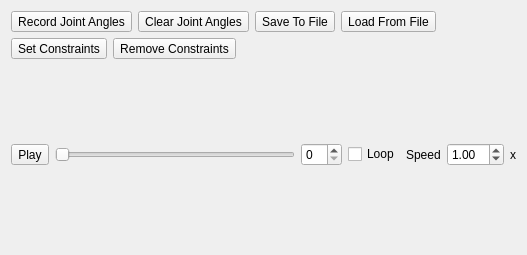
<?xml version="1.0" encoding="UTF-8"?>
<ui version="4.0">
 <class>Form</class>
 <widget class="QWidget" name="Form">
  <property name="geometry">
   <rect>
    <x>0</x>
    <y>0</y>
    <width>527</width>
    <height>255</height>
   </rect>
  </property>
  <property name="windowTitle">
   <string>Form</string>
  </property>
  <layout class="QGridLayout" name="gridLayout">
   <item row="0" column="0">
    <layout class="QHBoxLayout" name="horizontalLayout_4">
     <item>
      <widget class="QToolButton" name="recordFramesButton">
       <property name="text">
        <string>Record Joint Angles</string>
       </property>
      </widget>
     </item>
     <item>
      <widget class="QToolButton" name="clearFramesButton">
       <property name="text">
        <string>Clear Joint Angles</string>
       </property>
      </widget>
     </item>
     <item>
      <widget class="QToolButton" name="saveFramesButton">
       <property name="text">
        <string>Save To File</string>
       </property>
      </widget>
     </item>
     <item>
      <widget class="QToolButton" name="loadFramesButton">
       <property name="text">
        <string>Load From File</string>
       </property>
      </widget>
     </item>
     <item>
      <spacer name="horizontalSpacer_4">
       <property name="orientation">
        <enum>Qt::Horizontal</enum>
       </property>
       <property name="sizeHint" stdset="0">
        <size>
         <width>40</width>
         <height>20</height>
        </size>
       </property>
      </spacer>
     </item>
    </layout>
   </item>
   <item row="1" column="0">
    <layout class="QHBoxLayout" name="horizontalLayout">
     <item>
      <widget class="QToolButton" name="setConstraintsButton">
       <property name="text">
        <string>Set Constraints</string>
       </property>
      </widget>
     </item>
     <item>
      <widget class="QToolButton" name="removeConstraintsButton">
       <property name="text">
        <string>Remove Constraints</string>
       </property>
      </widget>
     </item>
     <item>
      <spacer name="horizontalSpacer">
       <property name="orientation">
        <enum>Qt::Horizontal</enum>
       </property>
       <property name="sizeHint" stdset="0">
        <size>
         <width>187</width>
         <height>20</height>
        </size>
       </property>
      </spacer>
     </item>
    </layout>
   </item>
   <item row="2" column="0">
    <layout class="QHBoxLayout" name="playerBar">
     <item>
      <widget class="QToolButton" name="animationToggleButton">
       <property name="text">
        <string>Play</string>
       </property>
      </widget>
     </item>
     <item>
      <widget class="QSlider" name="animationFrameSlider">
       <property name="orientation">
        <enum>Qt::Horizontal</enum>
       </property>
      </widget>
     </item>
     <item>
      <widget class="QSpinBox" name="animationFrameSpinBox"/>
     </item>
     <item>
      <widget class="QCheckBox" name="loopAnimationCheckBox">
       <property name="text">
        <string>Loop</string>
       </property>
       <property name="checked">
        <bool>false</bool>
       </property>
      </widget>
     </item>
     <item>
      <widget class="QLabel" name="label_2">
       <property name="text">
        <string>Speed</string>
       </property>
      </widget>
     </item>
     <item>
      <widget class="QDoubleSpinBox" name="animationSpeedDoubleSpinBox">
       <property name="singleStep">
        <double>0.100000000000000</double>
       </property>
       <property name="value">
        <double>1.000000000000000</double>
       </property>
      </widget>
     </item>
     <item>
      <widget class="QLabel" name="label_3">
       <property name="text">
        <string>x</string>
       </property>
      </widget>
     </item>
    </layout>
   </item>
  </layout>
 </widget>
 <resources/>
 <connections/>
</ui>
